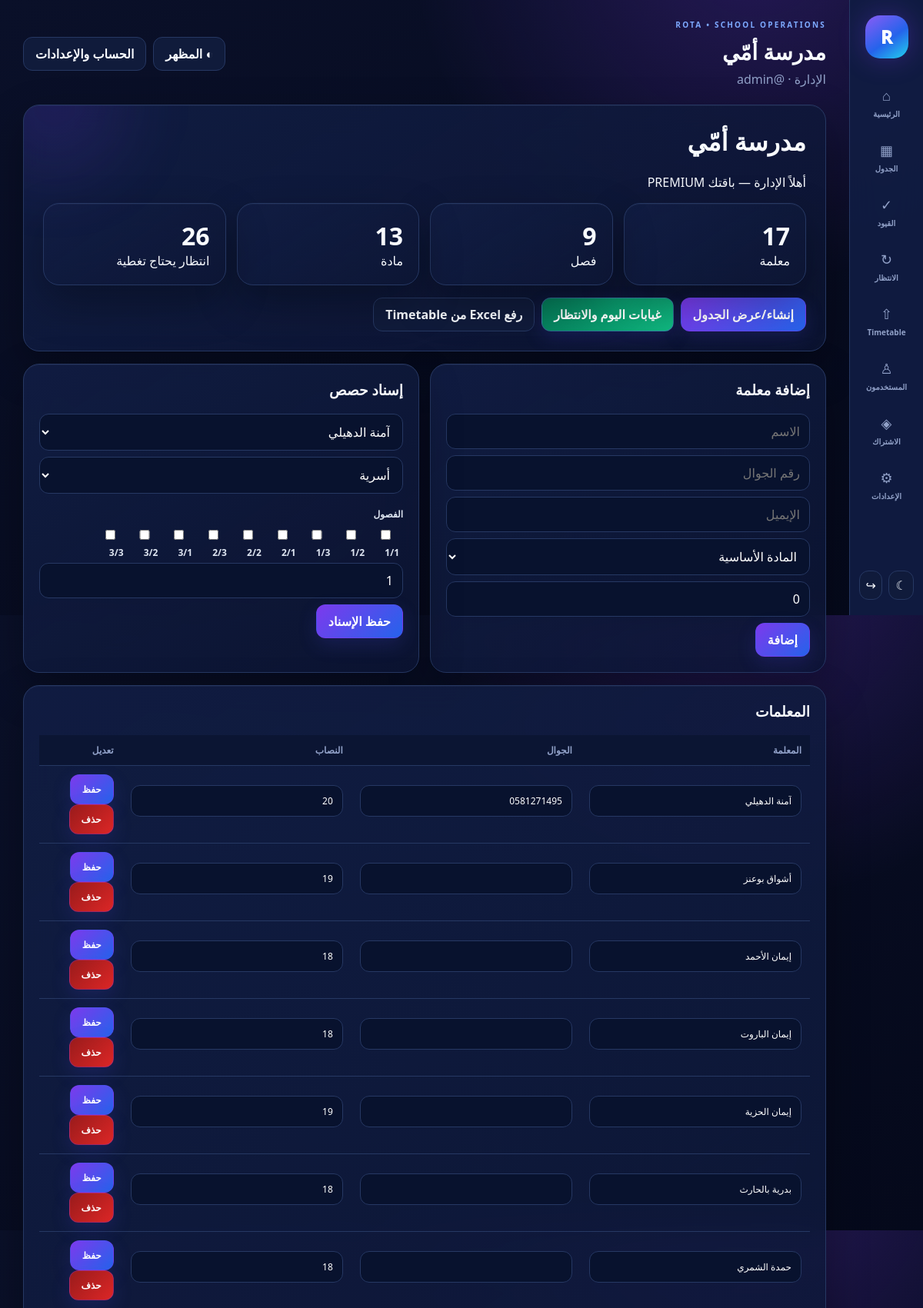
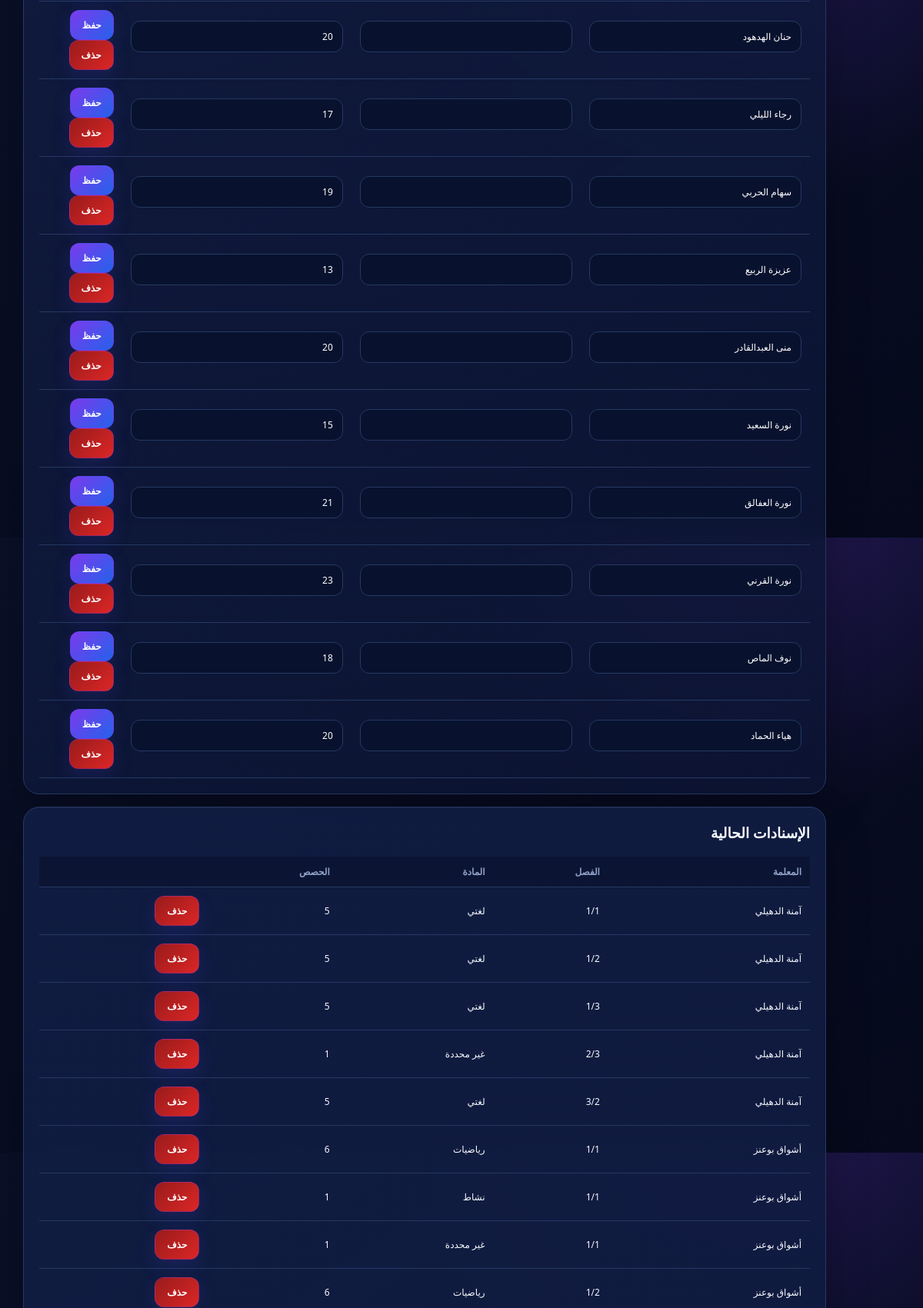
The page / (signed in, upper part) on the database its author committed (2 pictures, top to bottom).
### tables this page shows
CREATE TABLE schools(id INTEGER PRIMARY KEY AUTOINCREMENT,name TEXT NOT NULL,owner_name TEXT DEFAULT '',sender_phone TEXT DEFAULT '',sender_email TEXT DEFAULT '',plan TEXT NOT NULL DEFAULT 'pro',subscription_status TEXT NOT NULL DEFAULT 'trial',trial_ends_at INTEGER,subscription_ends_at INTEGER,auto_renew INTEGER NOT NULL DEFAULT 0,created_at INTEGER NOT NULL);

CREATE TABLE users(id INTEGER PRIMARY KEY AUTOINCREMENT,school_id INTEGER NOT NULL,name TEXT NOT NULL,email TEXT NOT NULL UNIQUE,password_hash TEXT NOT NULL,role TEXT NOT NULL DEFAULT 'owner',verified INTEGER NOT NULL DEFAULT 0,created_at INTEGER NOT NULL, username TEXT,FOREIGN KEY(school_id) REFERENCES schools(id) ON DELETE CASCADE);

CREATE TABLE classes(id INTEGER PRIMARY KEY AUTOINCREMENT,name TEXT NOT NULL,school_id INTEGER NOT NULL,UNIQUE(school_id,name));

CREATE TABLE teachers(id INTEGER PRIMARY KEY AUTOINCREMENT,name TEXT NOT NULL,phone TEXT NOT NULL DEFAULT '',email TEXT NOT NULL DEFAULT '',weekly_load INTEGER NOT NULL DEFAULT 18,weekly_load_auto INTEGER NOT NULL DEFAULT 1,max_daily INTEGER NOT NULL DEFAULT 5,max_consecutive INTEGER NOT NULL DEFAULT 3,notifications_enabled INTEGER NOT NULL DEFAULT 1,subject_id INTEGER,school_id INTEGER NOT NULL);

CREATE TABLE assignments(id INTEGER PRIMARY KEY AUTOINCREMENT,teacher_id INTEGER NOT NULL,class_id INTEGER NOT NULL,subject_id INTEGER NOT NULL,weekly_periods INTEGER NOT NULL,school_id INTEGER NOT NULL,FOREIGN KEY(teacher_id) REFERENCES teachers(id) ON DELETE CASCADE,FOREIGN KEY(class_id) REFERENCES classes(id) ON DELETE CASCADE,FOREIGN KEY(subject_id) REFERENCES subjects(id) ON DELETE CASCADE);

CREATE TABLE subjects(id INTEGER PRIMARY KEY AUTOINCREMENT,name TEXT NOT NULL,school_id INTEGER NOT NULL,UNIQUE(school_id,name));

### app.py (the view)
@app.get('/',response_class=HTMLResponse)
def dashboard(request:Request):
    u=require(request)
    if not u:return RedirectResponse('/login',303)
    s=school(request);school_id=u['school_id']; stats={'teachers':one('SELECT COUNT(*) n FROM teachers WHERE school_id=?',(school_id,))['n'],'classes':one('SELECT COUNT(*) n FROM classes WHERE school_id=?',(school_id,))['n'],'subjects':one('SELECT COUNT(*) n FROM subjects WHERE school_id=?',(school_id,))['n'],'pending':one("SELECT COUNT(*) n FROM substitutions WHERE school_id=? AND status='pending'",(school_id,))['n']}
    return templates.TemplateResponse(request=request,name='dashboard.html',context={'u':u,'school':s,'stats':stats,'teachers':trows(school_id),'classes':crows(school_id),'subjects':srows(school_id),'assignments':arows(school_id),'plans':PLANS})

### templates/dashboard.html
{% extends "base.html" %}{% block body %}<div class="hero"><h1>{{school.name}}</h1><p>أهلاً {{u.name}} — باقتك {{school.plan|upper}}</p><div class="grid"><div class="card"><div class="stat">{{stats.teachers}}</div>معلمة</div><div class="card"><div class="stat">{{stats.classes}}</div>فصل</div><div class="card"><div class="stat">{{stats.subjects}}</div>مادة</div><div class="card"><div class="stat">{{stats.pending}}</div>انتظار يحتاج تغطية</div></div><div class="tabs"><a class="btn" href="/schedule">إنشاء/عرض الجدول</a><a class="btn good" href="/absence">غيابات اليوم والانتظار</a><a class="btn alt" href="/import-timetable">رفع Excel من Timetable</a></div></div><div class="grid"><section class="card"><h3>إضافة معلمة</h3><form method="post" action="/teacher"><input class="input" name="name" placeholder="الاسم" required><input class="input" name="phone" placeholder="رقم الجوال"><input class="input" name="email" placeholder="الإيميل"><select name="subject_id"><option value="">المادة الأساسية</option>{% for s in subjects %}<option value="{{s.id}}">{{s.name}}</option>{% endfor %}</select><input class="input" type="number" name="weekly_load" value="0" placeholder="النصاب، 0 تلقائي"><button class="btn">إضافة</button></form></section><section class="card"><h3>إسناد حصص</h3><form method="post" action="/assignment"><select name="teacher_id" required>{% for t in teachers %}<option value="{{t.id}}">{{t.name}}</option>{% endfor %}</select><select name="subject_id" required>{% for s in subjects %}<option value="{{s.id}}">{{s.name}}</option>{% endfor %}</select><label>الفصول</label>{% for c in classes %}<label style="display:inline-block;margin:5px"><input type="checkbox" name="class_ids" value="{{c.id}}"> {{c.name}}</label>{% endfor %}<input class="input" type="number" min="1" max="10" name="weekly_periods" value="1"><button class="btn">حفظ الإسناد</button></form></section></div><section class="card"><h3>المعلمات</h3><div style="overflow:auto"><table><tr><th>المعلمة</th><th>الجوال</th><th>النصاب</th><th>تعديل</th></tr>{% for t in teachers %}<tr><form method="post" action="/teacher/edit/{{t.id}}"><td><input class="input" name="name" value="{{t.name}}"></td><td><input class="input" name="phone" value="{{t.phone}}"><input type="hidden" name="email" value="{{t.email}}"></td><td><input class="input" type="number" name="weekly_load" value="{{t.weekly_load}}"><input type="hidden" name="subject_id" value="{{t.subject_id or ''}}"></td><td><button class="btn">حفظ</button></form><form method="post" action="/teacher/delete/{{t.id}}"><button class="btn danger">حذف</button></form></td></tr>{% endfor %}</table></div></section><section class="card"><h3>الإسنادات الحالية</h3><table><tr><th>المعلمة</th><th>الفصل</th><th>المادة</th><th>الحصص</th><th></th></tr>{% for a in assignments %}<tr><td>{{a.teacher_name}}</td><td>{{a.class_name}}</td><td>{{a.subject_name}}</td><td>{{a.weekly_periods}}</td><td><form method="post" action="/assignment/delete/{{a.id}}"><button class="btn danger">حذف</button></form></td></tr>{% endfor %}</table></section>{% endblock %}

### templates/base.html (shortened to what this page needs)
<!doctype html>
<html lang="ar" dir="rtl" data-theme="dark">
<head>
  <link rel="stylesheet" href="/static/style.css">
</head>
<body>
{% if u %}
<div class="layout">
  <aside class="sidebar">
    <a class="brand" href="/" aria-label="ROTA">R</a>
    <nav class="nav">
      <a href="/">⌂<span>الرئيسية</span></a>
      <a href="/schedule">▦<span>الجدول</span></a>
      <a href="/constraints">✓<span>القيود</span></a>
      <a href="/absence">↻<span>الانتظار</span></a>
      <a href="/import-timetable">⇧<span>Timetable</span></a>
      <a href="/users">♙<span>المستخدمون</span></a>
      <a href="/subscription">◈<span>الاشتراك</span></a>
      <a href="/settings">⚙<span>الإعدادات</span></a>
    </nav>
    <div class="side-bottom">
      <button class="theme-toggle" type="button" onclick="toggleTheme()" title="تبديل المظهر"><span class="theme-icon">☾</span></button>
      <a class="logout-mini" href="/logout" title="خروج">↪</a>
    </div>
  </aside>
  <main class="content">
    <header class="topbar no-print">
      <div>
        <div class="eyebrow">ROTA • SCHOOL OPERATIONS</div>
        <h1>{{ school.name if school else 'ROTA' }}</h1>
        <p>{{ u.name }} · @{{ u.username }}</p>
      </div>
      <div class="actions">
        <button class="btn secondary theme-wide" type="button" onclick="toggleTheme()">◐ المظهر</button>
        <a class="btn secondary" href="/settings">الحساب والإعدادات</a>
      </div>
    </header>
{% else %}
<main>
{% endif %}
{% block body %}{% endblock %}
{% if u %}
  </main>
</div>
{% else %}
</main>
{% endif %}
</body>
</html>

### static/style.css (style rules this page uses)
:root { --bg:#05091b;--bg2:#0a1029;--panel:rgba(13,22,53,.88);--panel2:#111d43;--text:#f8fbff;--muted:#91a1c8;--line:#263863;--violet:#7c3aed;--blue:#2563eb;--cyan:#06b6d4;--green:#10b981;--red:#ef4444;--amber:#f59e0b;--field:#08122e;--fieldText:#fff;--shadow:0 22px 55px rgba(0,0,0,.30);--heroGlow:rgba(124,58,237,.25);--soft:#101b3b;--tableHead:#0b1533 }
* { box-sizing:border-box }
html { scroll-behavior:smooth }
body { margin:0;font-family:"Segoe UI",Tahoma,Arial,sans-serif;background:radial-gradient(circle at 82% -10%,var(--heroGlow) 0,transparent 34%),linear-gradient(145deg,var(--bg2),var(--bg));color:var(--text);min-height:100vh;transition:background .25s,color .25s }
a { text-decoration:none;color:inherit }
button,input,select { font:inherit }
.layout { display:grid;grid-template-columns:96px minmax(0,1fr);min-height:100vh }
.sidebar { position:sticky;top:0;height:100vh;background:color-mix(in srgb,var(--panel2) 92%,transparent);border-left:1px solid var(--line);padding:20px 12px;z-index:20;backdrop-filter:blur(20px);display:flex;flex-direction:column }
.brand { width:56px;height:56px;margin:0 auto;border-radius:19px;background:linear-gradient(145deg,#8b5cf6,#2563eb 56%,#22d3ee);box-shadow:0 0 35px #7c3aed55;display:grid;place-items:center;font-size:23px;font-weight:950;color:#fff }
.nav { display:flex;flex-direction:column;gap:8px;margin-top:26px }
.nav a { display:flex;flex-direction:column;align-items:center;gap:5px;padding:10px 3px;border-radius:15px;color:var(--muted);font-size:18px;transition:.18s }
.nav a span { font-size:10px;font-weight:700 }
.side-bottom { margin-top:auto;display:flex;justify-content:center;gap:8px }
.theme-toggle,.logout-mini { width:38px;height:38px;border-radius:12px;border:1px solid var(--line);background:var(--soft);color:var(--text);display:grid;place-items:center;cursor:pointer }
.theme-wide { display:inline-flex!important }
.content { padding:25px 30px;min-width:0;max-width:1720px;width:100%;margin:0 auto }
.topbar { display:flex;align-items:center;justify-content:space-between;gap:18px;margin-bottom:22px }
.topbar h1 { font-size:28px;margin:0;font-weight:900 }
.topbar p { color:var(--muted);margin:6px 0 0 }
.eyebrow { font-size:10px;letter-spacing:2.2px;color:#7da9ff;font-weight:900;margin-bottom:9px }
.actions,.tabs { display:flex;gap:9px;flex-wrap:wrap }
.btn { border:1px solid #7c3aed55;color:#fff;background:linear-gradient(135deg,#7c3aed,#2563eb);padding:10px 15px;border-radius:12px;font-weight:800;cursor:pointer;box-shadow:0 9px 24px #4f46e52b;transition:.18s;display:inline-block }
.btn.secondary,.btn.alt { background:var(--soft);color:var(--text);border-color:var(--line);box-shadow:none }
.btn.danger { background:linear-gradient(135deg,#991b1b,#dc2626) }
.btn.good { background:linear-gradient(135deg,#047857,#10b981) }
.hero,.card { background:linear-gradient(145deg,color-mix(in srgb,var(--panel2) 94%,transparent),color-mix(in srgb,var(--panel) 90%,transparent));border:1px solid var(--line);border-radius:21px;padding:20px;box-shadow:var(--shadow),inset 0 1px 0 rgba(255,255,255,.04);backdrop-filter:blur(18px);margin-bottom:16px }
.hero { padding:25px;position:relative;overflow:hidden }
.hero:after { content:"";position:absolute;width:180px;height:180px;border-radius:50%;background:#7c3aed22;filter:blur(45px);left:-50px;top:-90px;pointer-events:none }
.hero h1 { margin-top:0 }
.grid { display:grid;grid-template-columns:repeat(auto-fit,minmax(210px,1fr));gap:14px }
.stat { font-size:32px;font-weight:900 }
.card h2,.card h3 { margin-top:0 }
label { display:block;font-size:12px;font-weight:800;color:color-mix(in srgb,var(--text) 75%,var(--muted));margin:10px 0 7px }
input,select,.input { width:100%;background:var(--field);color:var(--fieldText);border:1px solid var(--line);border-radius:12px;padding:11px 12px;outline:none;margin:0 0 8px }
option { background:var(--panel2);color:var(--text) }
table { width:100%;border-collapse:separate;border-spacing:0;background:transparent }
th,td { padding:11px;border-bottom:1px solid var(--line);text-align:right;font-size:12px;vertical-align:middle }
th { background:var(--tableHead);color:var(--muted);position:sticky;top:0;z-index:3 }

### rows shown on the page
schools: name "مدرسة أمّي", plan "PREMIUM"
users: name "الإدارة", username "admin"
classes: name "1/1"
classes: name "1/2"
classes: name "1/3"
classes: name "2/1"
classes: name "2/2"
classes: name "2/3"
classes: name "3/1"
classes: name "3/2"
classes: name "3/3"
teachers: name "آمنة الدهيلي", phone "0581271495", weekly_load "20"
teachers: name "أشواق بوعنز", weekly_load "19"
teachers: name "إيمان الأحمد", weekly_load "18"
teachers: name "إيمان الباروت", weekly_load "18"
teachers: name "إيمان الحزية", weekly_load "19"
teachers: name "بدرية بالحارث", weekly_load "18"
teachers: name "حمدة الشمري", weekly_load "18"
teachers: name "حنان الهدهود", weekly_load "20"
teachers: name "رجاء الليلي", weekly_load "17"
teachers: name "سهام الحربي", weekly_load "19"
teachers: name "عزيزة الربيع", weekly_load "13"
teachers: name "منى العبدالقادر", weekly_load "20"
teachers: name "نورة السعيد", weekly_load "15"
teachers: name "نورة العفالق", weekly_load "21"
teachers: name "نورة القرني", weekly_load "23"
teachers: name "نوف الماص", weekly_load "18"
teachers: name "هياء الحماد", weekly_load "20"
assignments: teacher_name "آمنة الدهيلي", class_name "1/1", subject_name "لغتي", weekly_periods "5"
assignments: teacher_name "آمنة الدهيلي", class_name "1/2", subject_name "لغتي", weekly_periods "5"
assignments: teacher_name "آمنة الدهيلي", class_name "1/3", subject_name "لغتي", weekly_periods "5"
assignments: teacher_name "آمنة الدهيلي", class_name "2/3", subject_name "غير محددة", weekly_periods "1"
assignments: teacher_name "آمنة الدهيلي", class_name "3/2", subject_name "لغتي", weekly_periods "5"
assignments: teacher_name "أشواق بوعنز", class_name "1/1", subject_name "رياضيات", weekly_periods "6"
assignments: teacher_name "أشواق بوعنز", class_name "1/1", subject_name "نشاط", weekly_periods "1"
assignments: teacher_name "أشواق بوعنز", class_name "1/1", subject_name "غير محددة", weekly_periods "1"
assignments: teacher_name "أشواق بوعنز", class_name "1/2", subject_name "رياضيات", weekly_periods "6"

### other values the page prints
{{ stats.teachers }} "17"
{{ stats.classes }} "9"
{{ stats.subjects }} "13"
{{ stats.pending }} "26"
form field teacher_id "آمنة الدهيلي"
form field subject_id "أسرية"
